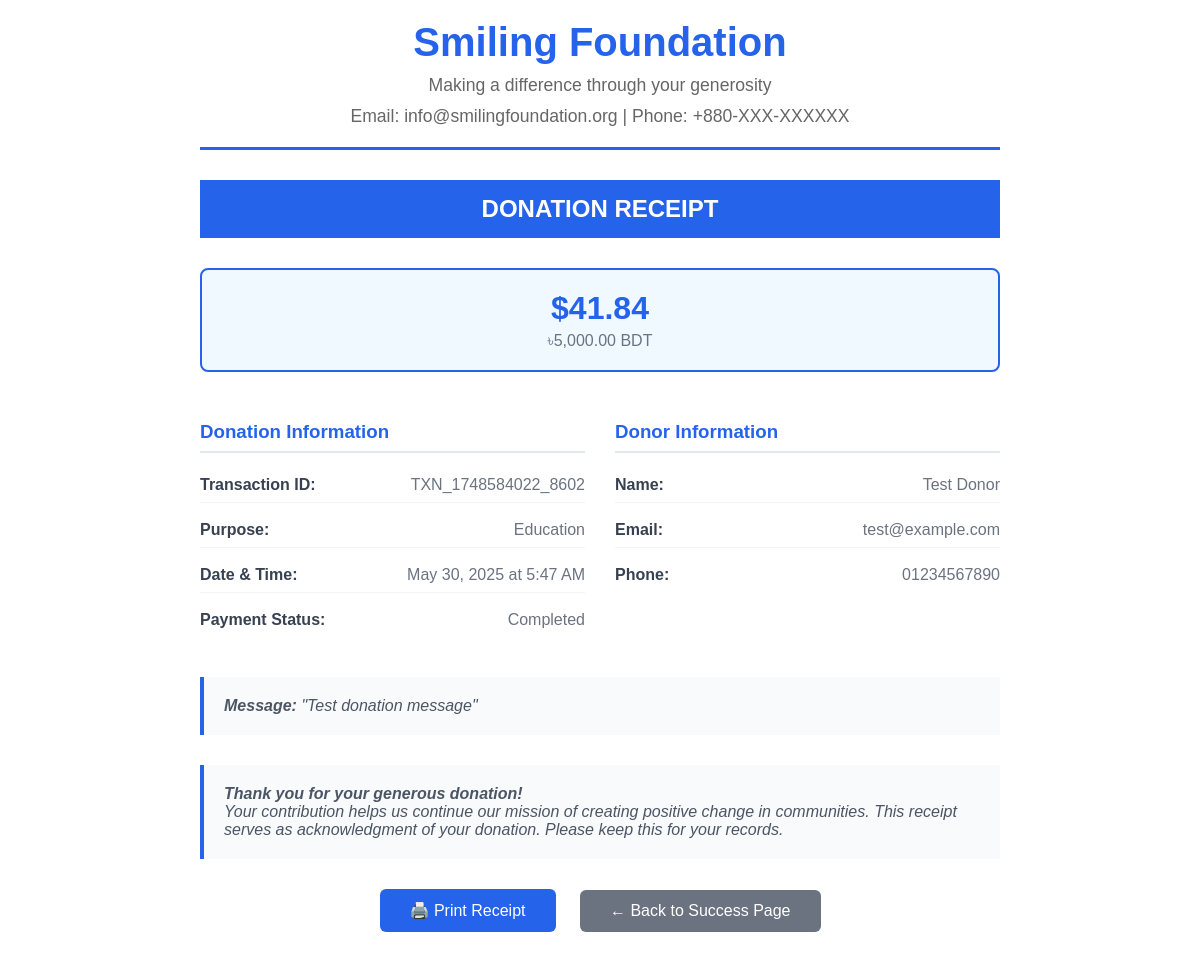
The page /pages/receipt.php?id=1&txn=TXN_1748584022_8602 (signed in) on the database its author committed.
### tables this page shows
CREATE TABLE `donations` (
  `id` int(11) NOT NULL,
  `donor_name` varchar(255) NOT NULL,
  `email` varchar(255) NOT NULL,
  `phone` varchar(20) DEFAULT NULL,
  `amount_usd` decimal(10,2) NOT NULL,
  `amount_bdt` decimal(10,2) NOT NULL,
  `purpose` varchar(100) NOT NULL,
  `is_anonymous` tinyint(1) DEFAULT 0,
  `message` text DEFAULT NULL,
  `transaction_id` varchar(100) DEFAULT NULL,
  `payment_status` enum('pending','completed','failed') DEFAULT 'pending',
  `payment_method` varchar(50) DEFAULT NULL,
  `receipt_generated` tinyint(1) DEFAULT 0,
  `donated_at` timestamp NOT NULL DEFAULT current_timestamp(),
  `created_at` timestamp NOT NULL DEFAULT current_timestamp(),
  `updated_at` timestamp NOT NULL DEFAULT current_timestamp() ON UPDATE current_timestamp()
);

### pages/receipt.php (the view, shortened to what this page needs)
<?php
$donation_id = isset($_GET['id']) ? intval($_GET['id']) : 0;
$transaction_id = isset($_GET['txn']) ? $_GET['txn'] : '';
$conn = get_database_connection();
$sql = "SELECT * FROM donations WHERE id = ? AND transaction_id = ?";
$stmt = mysqli_prepare($conn, $sql);
mysqli_stmt_bind_param($stmt, "is", $donation_id, $transaction_id);
mysqli_stmt_execute($stmt);
$result = mysqli_stmt_get_result($stmt);
$donation = mysqli_fetch_assoc($result);
?>
<!DOCTYPE html>
<html lang="en">
<head>
</head>
<body>
    <div class="receipt-container">
        <div class="receipt-header">
            <h1><?php echo SITE_NAME; ?></h1>
            <p>Making a difference through your generosity</p>
            <p>Email: info@smilingfoundation.org | Phone: +880-XXX-XXXXXX</p>
        </div>
        <div class="receipt-title">
            DONATION RECEIPT
        </div>
        <div class="amount-highlight">
            <div class="amount">$<?php echo number_format($donation['amount_usd'], 2); ?></div>
            <div class="currency-note">৳<?php echo number_format($donation['amount_bdt'], 2); ?> BDT</div>
        </div>
        <div class="receipt-details">
            <div class="detail-section">
                <h3>Donation Information</h3>
                <div class="detail-item">
                    <span class="detail-label">Transaction ID:</span>
                    <span class="detail-value"><?php echo htmlspecialchars($donation['transaction_id']); ?></span>
                </div>
                <div class="detail-item">
                    <span class="detail-label">Purpose:</span>
                    <span class="detail-value"><?php echo htmlspecialchars($donation['purpose']); ?></span>
                </div>
                <div class="detail-item">
                    <span class="detail-label">Date & Time:</span>
                    <span class="detail-value"><?php echo date('F j, Y \a\t g:i A', strtotime($donation['donated_at'])); ?></span>
                </div>
                <div class="detail-item">
                    <span class="detail-label">Payment Status:</span>
                    <span class="detail-value"><?php echo ucfirst($donation['payment_status']); ?></span>
                </div>
            </div>
            <div class="detail-section">
                <h3>Donor Information</h3>
                <?php if (!$donation['is_anonymous']): ?>
                <div class="detail-item">
                    <span class="detail-label">Name:</span>
                    <span class="detail-value"><?php echo htmlspecialchars($donation['donor_name']); ?></span>
                </div>
                <div class="detail-item">
                    <span class="detail-label">Email:</span>
                    <span class="detail-value"><?php echo htmlspecialchars($donation['email']); ?></span>
                </div>
                <?php if (!empty($donation['phone'])): ?>
                <div class="detail-item">
                    <span class="detail-label">Phone:</span>
                    <span class="detail-value"><?php echo htmlspecialchars($donation['phone']); ?></span>
                </div>
                <?php endif; ?>
                <?php endif; ?>
            </div>
        </div>
        <?php if (!empty($donation['message'])): ?>
        <div class="footer-note">
            <strong>Message:</strong> "<?php echo htmlspecialchars($donation['message']); ?>"
        </div>
        <?php endif; ?>
        <div class="footer-note">
            <strong>Thank you for your generous donation!</strong><br>
            Your contribution helps us continue our mission of creating positive change in communities.
            This receipt serves as acknowledgment of your donation. Please keep this for your records.
        </div>
        <div class="print-actions no-print">
            <button onclick="window.print()" class="print-btn">
                🖨️ Print Receipt
            </button>
            <a href="donation-success.php?id=<?php echo $donation['id']; ?>&txn=<?php echo urlencode($donation['transaction_id']); ?>" class="print-btn secondary">
                ← Back to Success Page
            </a>
        </div>
    </div>
</body>
</html>

### pages/receipt.php (style rules this page uses)
body { font-family: 'Arial', sans-serif; max-width: 800px; margin: 0 auto; padding: 20px; background: white; color: #333; }
.receipt-header { text-align: center; border-bottom: 3px solid #2563eb; padding-bottom: 20px; margin-bottom: 30px; }
.receipt-header h1 { color: #2563eb; margin: 0; font-size: 2.5rem; }
.receipt-header p { margin: 10px 0 0 0; color: #666; font-size: 1.1rem; }
.receipt-title { background: #2563eb; color: white; text-align: center; padding: 15px; margin: 20px 0; font-size: 1.5rem; font-weight: bold; }
.receipt-details { display: grid; grid-template-columns: 1fr 1fr; gap: 30px; margin: 30px 0; }
.detail-section h3 { color: #2563eb; border-bottom: 2px solid #e2e8f0; padding-bottom: 8px; margin-bottom: 15px; }
.detail-item { display: flex; justify-content: space-between; margin-bottom: 10px; padding: 8px 0; border-bottom: 1px solid #f3f4f6; }
.detail-item:last-child { border-bottom: none; }
.detail-label { font-weight: 600; color: #374151; }
.detail-value { color: #6b7280; font-weight: 500; }
.amount-highlight { background: #f0f9ff; border: 2px solid #2563eb; border-radius: 8px; padding: 20px; text-align: center; margin: 30px 0; }
.amount-highlight .amount { font-size: 2rem; font-weight: bold; color: #2563eb; }
.amount-highlight .currency-note { color: #6b7280; margin-top: 5px; }
.footer-note { background: #f8fafc; border-left: 4px solid #2563eb; padding: 20px; margin: 30px 0; font-style: italic; color: #4b5563; }
.print-actions { text-align: center; margin: 30px 0; }
.print-btn { background: #2563eb; color: white; border: none; padding: 12px 30px; border-radius: 6px; font-size: 1rem; cursor: pointer; margin: 0 10px; text-decoration: none; display: inline-block; }
.print-btn.secondary { background: #6b7280; }

### rows shown on the page
donations: amount_usd "41.84", amount_bdt "5,000.00", transaction "TXN_1748584022_8602", purpose "Education", donated_at "May 30, 2025 at 5:47 AM", payment_status "Completed", donor_name "Test Donor", email "test@example.com", phone "01234567890", message "Test donation message"

### other values the page prints
SITE_NAME "Smiling Foundation"
